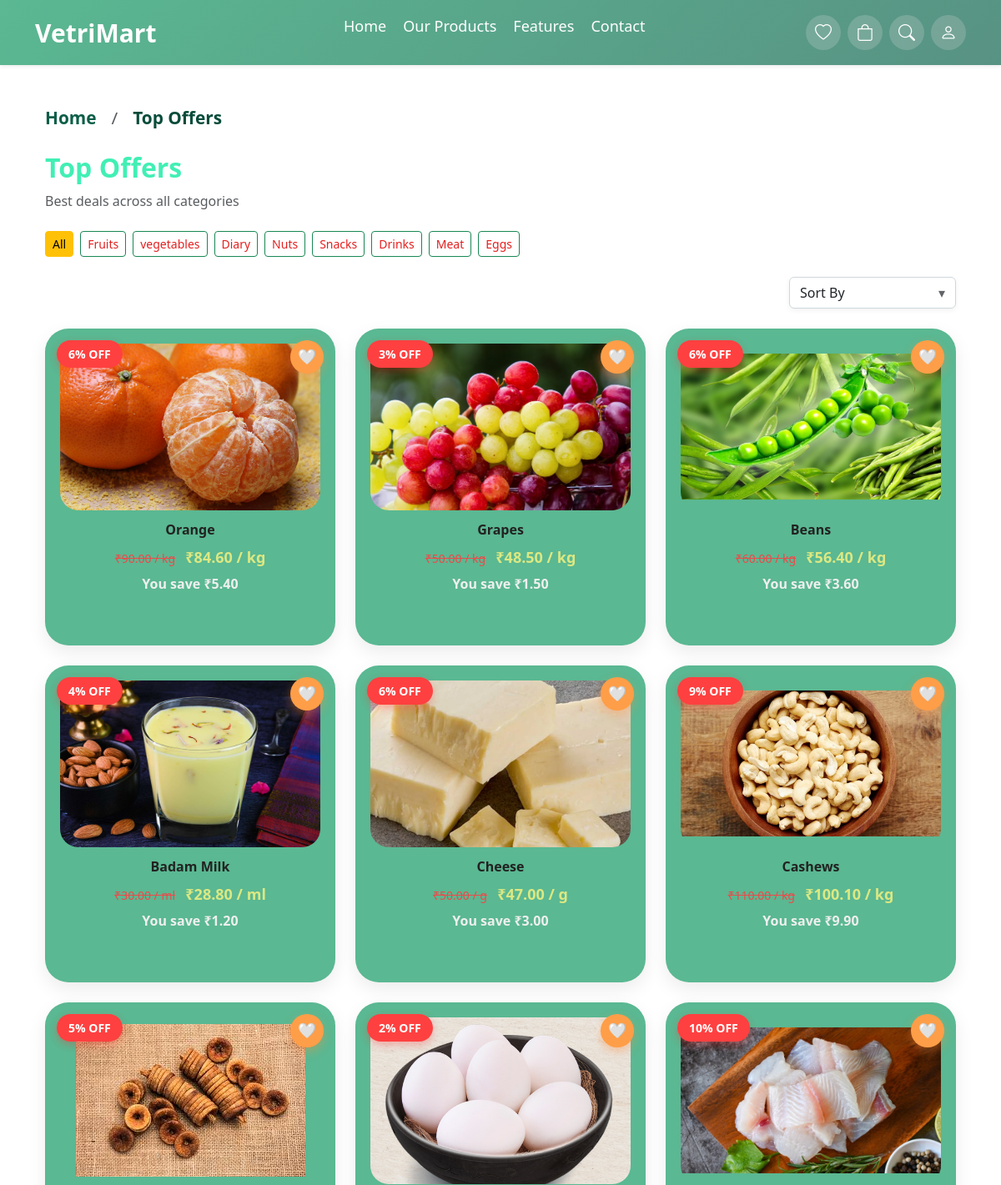
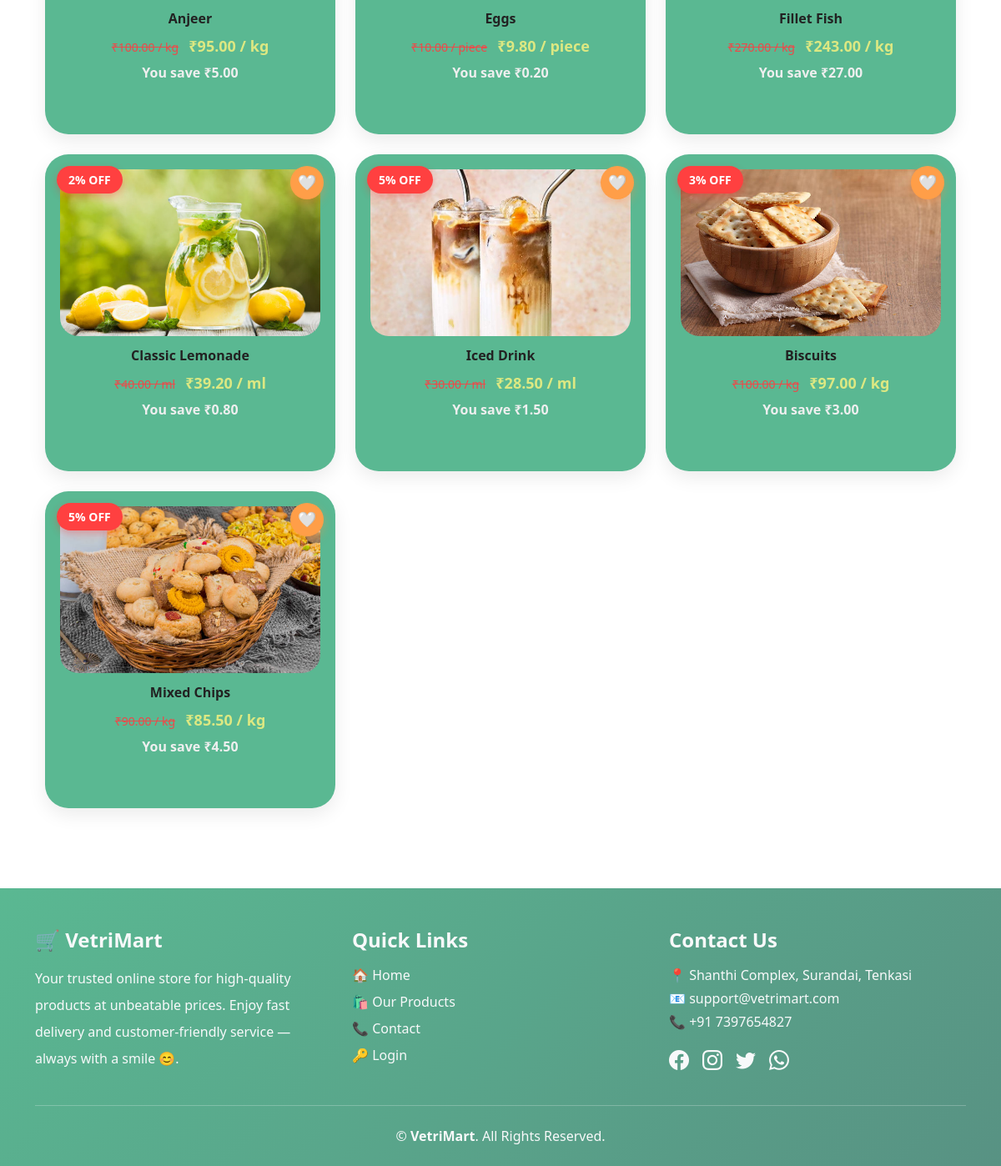
Screenshot of /offers/ with the database file from the repository (2 pictures, top to bottom).
### core/models.py (models this page shows, shortened)
class Category(models.Model):
    name = models.CharField(max_length=200, unique=True)
    image = models.ImageField(upload_to='categories/')
    is_offer_category = models.BooleanField(default=False)

class Product(models.Model):
    UNIT_CHOICES = [
        ("kg", "Kilogram"),
        ("g", "Gram"),
        ("litre", "Litre"),
        ("ml", "Millilitre"),
        ("piece", "Piece"),
        ("pack", "Pack"),
        ("dozen", "Dozen"),
    ]
    category = models.ForeignKey(Category, related_name='products', on_delete=models.CASCADE)
    vendor = models.ForeignKey(
        settings.AUTH_USER_MODEL, on_delete=models.CASCADE,
        null=True, blank=True, related_name='vendor_products'
    )
    title = models.CharField(max_length=200)
    description = models.TextField(blank=True, null=True)
    base_price = models.DecimalField(max_digits=8, decimal_places=2)
    image = models.ImageField(upload_to='products/')
    unit = models.CharField(max_length=20, choices=UNIT_CHOICES, default="kg")
    weight_options = models.CharField(max_length=200, default="500G,1KG,2KG")
    wishlist_users = models.ManyToManyField(
        settings.AUTH_USER_MODEL, related_name='wishlist', blank=True
    )
    is_offer = models.BooleanField(default=False)
    discount_percent = models.PositiveIntegerField(default=0)
    offer_start = models.DateTimeField(null=True, blank=True)
    offer_end = models.DateTimeField(null=True, blank=True)
    def get_absolute_url(self):
        return reverse('product_detail', args=[self.category.id, self.id])
    @property
    def discounted_price(self):
        if self.is_offer_active:
            discount = (self.base_price * Decimal(self.discount_percent)) / Decimal("100")
            return (self.base_price - discount).quantize(Decimal("0.01"))
        return self.base_price
    @property
    def is_offer_active(self):
        if not self.is_offer:
            return False
        now = timezone.now()
        if self.offer_start and self.offer_end:
            return self.offer_start <= now <= self.offer_end
        return True
    @property
    def savings_amount(self):
        if self.is_offer_active and self.discount_percent > 0:
            return (self.base_price - self.discounted_price).quantize(Decimal("0.01"))
        return Decimal("0.00")

### core/views.py (the view)
# urls.py: path('offers/', views.offers_page, name='offers_page'),
def offers_page(request):
    sort = request.GET.get('sort', '')
    category_filter = request.GET.get('category', '')
    products = Product.objects.filter(is_offer=True)
    if category_filter:
        products = products.filter(category__name__icontains=category_filter)
    if sort == 'price_low':
        products = products.order_by('discount_percent')
    elif sort == 'price_high':
        products = products.order_by('-discount_percent')
    elif sort == 'name_asc':
        products = products.order_by(Lower('title'))
    elif sort == 'name_desc':
        products = products.order_by(Lower('title').desc())
    categories = Category.objects.all()
    return render(request, "core/offers.html", {
        "products": products,
        "sort": sort,
        "selected_category": category_filter,
        "categories": categories,
    })

### core/templates/core/offers.html (shortened to what this page needs)
{% extends 'core/base.html' %}
{% load static %}
{% load wishlist_tags %}
{% block extra_css %}
<link rel="stylesheet" href="{% static 'css/offer.css' %}" />
{% endblock %}
{% block content %}
<div class="container my-5">
  <nav aria-label="breadcrumb">
  <ol class="breadcrumb trendy-breadcrumb">
    <li class="breadcrumb-item text-black">
      <a href="{% url 'home' %}" class="crumb-link">Home</a>
    </li>
    <li class="breadcrumb-item active" aria-current="page">
      <span class="crumb-current ">Top Offers</span>
    </li>
  </ol>
</nav>
  <h2 class="fw-bold mb-2 top-offer-title">Top Offers</h2>
  <p class="text-muted mb-4">Best deals across all categories</p>
  <div class="mb-4 d-flex gap-2 flex-wrap">
    <a href="?category=" class="btn btn-outline-warning btn-sm {% if not selected_category %}active{% endif %}">
      All
    </a>
    {% for cat in categories %}
    <a href="?category={{ cat.name }}"
       class="btn btn-outline-success btn-sm textcat {% if selected_category == cat.name %}active{% endif %}">
      {{ cat.name }}
    </a>
    {% endfor %}
  </div>
  <form method="get" class="d-flex justify-content-end mb-4">
  <div class="custom-select-wrapper" style="width:200px;">
    <div class="custom-select-display" tabindex="0" aria-haspopup="listbox" aria-expanded="false"></div>
  </div>
</form>
  <div class="row row-cols-1 row-cols-md-3 g-4">
    {% for product in products %}
<div class="col">
  <div class="offer-card">
      <form action="{% url 'toggle_wishlist' product.id %}" method="post" class="wishlist-btn-box">
        <button type="submit" class="wishlist-btn">
            {% if user.is_authenticated %}
                {% if product|in_user_wishlist:user %}
                    ❤️
                {% else %}
                    🤍
                {% endif %}
            {% else %}
                {% if product.id in guest_wishlist_ids %}
                    ❤️
                {% else %}
                    🤍
                {% endif %}
            {% endif %}
        </button>
    </form>
      {% if product.is_offer_active %}
      <span class="offer-badge">{{ product.discount_percent }}% OFF</span>
      {% endif %}
      <div class="offer-img-wrap">
          <a href="{{ product.get_absolute_url }}">
              <img src="{{ product.image.url }}" class="offer-img" alt="{{ product.title }}">
          </a>
      </div>
      <h5 class="offer-title">{{ product.title }}</h5>
<div class="price-box">
    <span class="old-price">₹{{ product.base_price }} / {{ product.unit }}</span>
    <span class="new-price">₹{{ product.discounted_price }} / {{ product.unit }}</span>
</div>
{% if product.savings_amount > 0 %}
<p class="savings">You save ₹{{ product.savings_amount }}</p>
{% endif %}
  </div>
</div>
    {% empty %}
    <div class="alert alert-warning text-center">No offers found.</div>
    {% endfor %}
  </div>
</div>
{% endblock %}

### core/templates/core/base.html (shortened to what this page needs)
{% load static %}
<!DOCTYPE html>
<html lang="en">
  <head>
    <link rel="stylesheet" href="{% static 'css/style.css' %}" />
<link rel="stylesheet" href="https://cdnjs.cloudflare.com/ajax/libs/font-awesome/6.5.0/css/all.min.css">
    <link href="https://cdn.jsdelivr.net/npm/bootstrap@5.3.3/dist/css/bootstrap.min.css" rel="stylesheet">
    <link rel="stylesheet" href="https://cdn.jsdelivr.net/npm/bootstrap-icons@1.10.5/font/bootstrap-icons.css">
    {% block extra_css %}{% endblock %}
  </head>
  <body class="d-flex flex-column min-vh-100">
    {% include 'core/nav.html' %}
    <main class="flex-fill">
      <div class="container mt-4">
        {% block content %}{% endblock %}
      </div>
    </main>
    {% include 'core/footer.html' %}
  </body>
</html>

### core/templates/core/nav.html (shortened to what this page needs)
{% load static %}
<nav class="glass-navbar shadow-sm">
  <div class="nav-inner">
    <a href="{% url 'home' %}" class="nav-brand">VetriMart</a>
    <ul class="nav-links" id="navLinks">
      <li><a href="{% url 'home' %}">Home</a></li>
      <li><a href="{% url 'our_products' %}">Our Products</a></li>
      <li><a href="{% url 'features_page' %}">Features</a></li>
      <li><a href="{% url 'contact_page' %}">Contact</a></li>
    </ul>
    <div class="nav-icons">
      {% if not user.is_authenticated or user.role == "customer" %}
        <a href="{% url 'wishlist_page' %}" class="nav-icon">
            <i class="bi bi-heart"></i>
        </a>
        <a href="{% url 'cart' %}" class="nav-icon">
            <i class="bi bi-bag"></i>
        </a>
        <button id="openSearch" class="nav-icon">
            <i class="bi bi-search"></i>
        </button>
      {% endif %}
      <div class="icon-wrap">
          <button id="userMenuBtn" class="nav-icon">
              <i class="bi bi-person"></i>
          </button>
      </div>
    </div>
  </div>
</nav>

### core/templates/core/footer.html
<footer class="bg-dark text-light pt-5 pb-4 mt-5 w-100">
  <div class="container">
    <div class="row gy-4 text-center text-md-start">
      <div class="col-12 col-md-4">
        <h4 class="fw-bold mb-3 footerlink fs-4">🛒 VetriMart</h4>
        <p class="fs-6 lh-lg">
          Your trusted online store for high-quality products at unbeatable prices.
          Enjoy fast delivery and customer-friendly service — always with a smile 😊.
        </p>
      </div>
      <div class="col-12 col-md-4">
        <h4 class="fw-bold mb-3 footerlink fs-4">Quick Links</h4>
        <ul class="list-unstyled m-0 p-0">
          <li class="mb-2">
            <a href="{% url 'home' %}" class="footer-link text-decoration-none text-light">🏠 Home</a>
          </li>
          <li class="mb-2">
            <a href="{% url 'our_products' %}" class="footer-link text-decoration-none text-light">🛍️ Our Products</a>
          </li>
          <li class="mb-2">
            <a href="{% url 'contact_page' %}" class="footer-link text-decoration-none text-light">📞 Contact</a>
          </li>
          {% if user.is_authenticated %}
          <li class="mb-2">
            <a href="{% url 'logout' %}" class="footer-link text-decoration-none text-light">🚪 Logout</a>
          </li>
          {% else %}
          <li class="mb-2">
            <a href="{% url 'login' %}" class="footer-link text-decoration-none text-light">🔑 Login</a>
          </li>
          {% endif %}
        </ul>
      </div>
      <div class="col-12 col-md-4">
     <h4 class="fw-bold mb-3 footerlink fs-4">Contact Us</h4>
<p class="fs-6 mb-1">
  📍
  <a href="https://maps.google.com/?q=123+Vetri+Street,+Chennai,+India"
     class="text-light text-decoration-none"
     target="_blank">
    Shanthi Complex, Surandai, Tenkasi
  </a>
</p>
<p class="fs-6 mb-1">
  📧
  <a href="mailto:support@vetrimart.com"
     class="text-light text-decoration-none">
    support@vetrimart.com
  </a>
</p>
<p class="fs-6 mb-3">
  📞
  <a href="tel:+919876543210"
     class="text-light text-decoration-none">
    +91 7397654827
  </a>
</p>
        <div class="d-flex justify-content-center justify-content-md-start gap-3">
  <a href="https://www.facebook.com/yourpage"
     target="_blank"
     class="text-light fs-4">
      <i class="bi bi-facebook"></i>
  </a>
  <a href="https://www.instagram.com/yourpage"
     target="_blank"
     class="text-light fs-4">
      <i class="bi bi-instagram"></i>
  </a>
  <a href="https://twitter.com/yourpage"
     target="_blank"
     class="text-light fs-4">
      <i class="bi bi-twitter"></i>
  </a>
  <a href="https://wa.me/919876543210"
     target="_blank"
     class="text-light fs-4">
      <i class="bi bi-whatsapp"></i>
  </a>
</div>
      </div>
    </div>
    <hr class="border-light mt-4">
  <div class="text-center pt-2 fs-6">
      © {{ now|date:"Y" }} <strong>VetriMart</strong>. All Rights Reserved.
    </div>
  </div>
</footer>

### core/static/css/style.css (style rules this page uses)
footer { background: linear-gradient(135deg, #5ab892, #589283) !important; }
.glass-navbar { position: sticky; top: 0; width: 100%; z-index: 2000; background: linear-gradient(135deg, #5ab892, #589283) !important; backdrop-filter: blur(18px); padding: 10px 0; }
.nav-inner { width: 95%; margin: auto; display: flex; align-items: center; justify-content: space-between; padding-left: 12px !important; padding-right: 12px !important; }
.nav-brand { font-size: 30px; font-weight: bold; color: white; text-decoration: none; }
.nav-links { display: flex; align-items: center; gap: 20px; list-style: none; }
.nav-inner { display: flex; align-items: center; justify-content: space-between; }
.nav-links a { color: white; text-decoration: none; font-size: 18px; font-weight: 500; line-height: 42px; }
.nav-icon, .nav-icon i, #userMenuBtn, #openSearch, #trackMenuBtn { outline: none !important; box-shadow: none !important; border: none !important; }
.nav-icons { display: flex; align-items: center; gap: 8px; flex-wrap: nowrap; z-index: 2000; }
.nav-icon { width: 42px; height: 42px; border-radius: 50%; background: rgba(224, 221, 221, 0.22); display: flex; align-items: center; justify-content: center; cursor: pointer; }
.nav-icon i { color: white; font-size: 20px; }
.icon-wrap { position: relative; }

### core/static/css/offer.css (style rules this page uses)
.textcat { color: #e42020 !important; }
.top-offer-title { color: rgb(65, 239, 181) !important; }
.offer-card { background: #5ab892; border-radius: 28px; padding: 18px; box-shadow: 0 8px 22px rgba(0,0,0,0.08); transition: 0.3s ease; position: relative; min-height: 380px; }
.wishlist-btn-box { position: absolute; top: 14px; right: 14px; }
.wishlist-btn { width: 40px; height: 40px; background: #ff9e48; border-radius: 50%; border: none; color: #fff; font-size: 18px; display: flex; align-items: center; justify-content: center; box-shadow: 0 5px 12px rgba(255,140,60,0.4); transition: 0.2s ease; }
.offer-badge { position: absolute; top: 14px; left: 14px; background: #ff4040; color: #fff; padding: 6px 14px; border-radius: 20px; font-size: 14px; font-weight: 700; box-shadow: 0 4px 10px rgba(255,40,40,0.3); }
.offer-img-wrap { width: 100%; height: 200px; border-radius: 22px; display: flex; align-items: center; justify-content: center; margin-bottom: 14px; overflow: hidden; }
.offer-img { width: 100%; height: 100%; object-fit: cover; }
.offer-title { font-size: 1rem; font-weight: 700; text-align: center; margin-bottom: 10px; color: #222; text-transform: capitalize; }
.price-box { text-align: center; margin-bottom: 6px; }
.old-price { text-decoration: line-through; color: #ec4a4a; font-size: 14px; }
.new-price { color: #dce882; font-size: 18px; font-weight: 700; margin-left: 8px; }
.savings { text-align: center; color: #efefef; font-weight: 600; margin-bottom: 6px; }
.trendy-breadcrumb { background: transparent; padding: 0; margin-bottom: 25px; display: flex; align-items: center; font-size: 1.3rem; gap: 10px; opacity: 0; transform: translateY(-15px); animation: breadcrumbSlide 0.7s ease forwards; }
.crumb-link { position: relative; text-decoration: none; color: #0d5e48; font-weight: 600; transition: 0.3s ease; }
.crumb-link::after { content: ""; position: absolute; left: 0; bottom: -3px; width: 0%; height: 2px; background: #0d5e48; border-radius: 2px; transition: width 0.3s ease; }
.crumb-current { font-weight: 700; color: #084c3a; padding: 3px 10px; border-radius: 8px; animation: glowPulse 1.6s infinite alternate ease-in-out; }
.custom-select-wrapper { position: relative; font-family: inherit; }
.custom-select-display { cursor: pointer; user-select: none; padding: .375rem .75rem; border-radius: .375rem; border: 1px solid #cfd8dc; background: #fff; box-shadow: 0 2px 6px rgba(0,0,0,0.06); }
.custom-select-display::after { content: "▾"; float: right; margin-left: 8px; opacity: .7; }

### rows the page displays
Category: name "Fruits"
Category: name "vegetables"
Category: name "Diary"
Category: name "Nuts"
Category: name "Snacks"
Category: name "Drinks"
Category: name "Meat"
Category: name "Eggs"
Product: discount_percent "6", image (picture), title "Orange", base_price "90.00", unit "kg", discounted_price "84.60", savings_amount "5.40"
Product: discount_percent "3", image (picture), title "Grapes", base_price "50.00", unit "kg", discounted_price "48.50", savings_amount "1.50"
Product: discount_percent "6", image (picture), title "Beans", base_price "60.00", unit "kg", discounted_price "56.40", savings_amount "3.60"
Product: discount_percent "4", image (picture), title "Badam Milk", base_price "30.00", unit "ml", discounted_price "28.80", savings_amount "1.20"
Product: discount_percent "6", image (picture), title "Cheese", base_price "50.00", unit "g", discounted_price "47.00", savings_amount "3.00"
Product: discount_percent "9", image (picture), title "Cashews", base_price "110.00", unit "kg", discounted_price "100.10", savings_amount "9.90"
Product: discount_percent "5", image (picture), title "Anjeer", base_price "100.00", unit "kg", discounted_price "95.00", savings_amount "5.00"
Product: discount_percent "2", image (picture), title "Eggs", base_price "10.00", unit "piece", discounted_price "9.80", savings_amount "0.20"
Product: discount_percent "10", image (picture), title "Fillet Fish", base_price "270.00", unit "kg", discounted_price "243.00", savings_amount "27.00"
Product: discount_percent "2", image (picture), title "Classic Lemonade", base_price "40.00", unit "ml", discounted_price "39.20", savings_amount "0.80"
Product: discount_percent "5", image (picture), title "Iced Drink", base_price "30.00", unit "ml", discounted_price "28.50", savings_amount "1.50"
Product: discount_percent "3", image (picture), title "Biscuits", base_price "100.00", unit "kg", discounted_price "97.00", savings_amount "3.00"
Product: discount_percent "5", image (picture), title "Mixed Chips", base_price "90.00", unit "kg", discounted_price "85.50", savings_amount "4.50"
